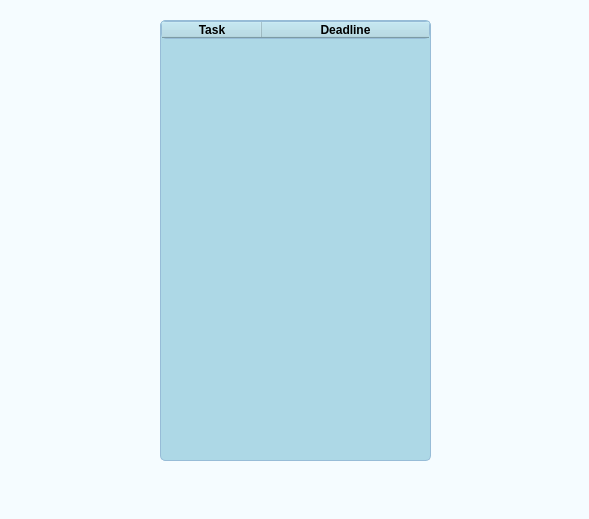
<?xml version="1.0" encoding="UTF-8"?>
<ui version="4.0">
 <class>StarWindow</class>
 <widget class="QMainWindow" name="StarWindow">
  <property name="geometry">
   <rect>
    <x>0</x>
    <y>0</y>
    <width>589</width>
    <height>519</height>
   </rect>
  </property>
  <property name="windowTitle">
   <string>MainWindow</string>
  </property>
  <property name="styleSheet">
   <string notr="true">background:#F5FCFF;</string>
  </property>
  <widget class="QWidget" name="centralwidget">
   <widget class="QTreeWidget" name="treeWidget">
    <property name="geometry">
     <rect>
      <x>160</x>
      <y>20</y>
      <width>271</width>
      <height>441</height>
     </rect>
    </property>
    <property name="font">
     <font>
      <pointsize>11</pointsize>
      <bold>true</bold>
     </font>
    </property>
    <property name="styleSheet">
     <string notr="true">background:#ADD8E6;
border:1px solid #97bcd7;
border-radius:5px;
</string>
    </property>
    <column>
     <property name="text">
      <string>Task</string>
     </property>
     <property name="font">
      <font>
       <bold>true</bold>
      </font>
     </property>
     <property name="textAlignment">
      <set>AlignCenter</set>
     </property>
     <property name="background">
      <color>
       <red>151</red>
       <green>188</green>
       <blue>215</blue>
      </color>
     </property>
     <property name="foreground">
      <brush brushstyle="NoBrush">
       <color alpha="255">
        <red>202</red>
        <green>219</green>
        <blue>231</blue>
       </color>
      </brush>
     </property>
    </column>
    <column>
     <property name="text">
      <string>Deadline</string>
     </property>
     <property name="font">
      <font>
       <bold>true</bold>
      </font>
     </property>
     <property name="textAlignment">
      <set>AlignCenter</set>
     </property>
     <property name="background">
      <color>
       <red>151</red>
       <green>188</green>
       <blue>215</blue>
      </color>
     </property>
     <property name="foreground">
      <brush brushstyle="NoBrush">
       <color alpha="255">
        <red>202</red>
        <green>219</green>
        <blue>231</blue>
       </color>
      </brush>
     </property>
    </column>
   </widget>
   <widget class="QLabel" name="label">
    <property name="geometry">
     <rect>
      <x>80</x>
      <y>0</y>
      <width>48</width>
      <height>48</height>
     </rect>
    </property>
    <property name="styleSheet">
     <string notr="true">background:none;</string>
    </property>
    <property name="text">
     <string/>
    </property>
   </widget>
   <widget class="QLabel" name="label_2">
    <property name="geometry">
     <rect>
      <x>20</x>
      <y>140</y>
      <width>48</width>
      <height>48</height>
     </rect>
    </property>
    <property name="styleSheet">
     <string notr="true">background:none;</string>
    </property>
    <property name="text">
     <string/>
    </property>
   </widget>
   <widget class="QLabel" name="label_3">
    <property name="geometry">
     <rect>
      <x>90</x>
      <y>270</y>
      <width>48</width>
      <height>48</height>
     </rect>
    </property>
    <property name="styleSheet">
     <string notr="true">background:none;</string>
    </property>
    <property name="text">
     <string/>
    </property>
   </widget>
   <widget class="QLabel" name="label_4">
    <property name="geometry">
     <rect>
      <x>460</x>
      <y>0</y>
      <width>48</width>
      <height>48</height>
     </rect>
    </property>
    <property name="styleSheet">
     <string notr="true">background:none;</string>
    </property>
    <property name="text">
     <string/>
    </property>
   </widget>
   <widget class="QLabel" name="label_5">
    <property name="geometry">
     <rect>
      <x>520</x>
      <y>140</y>
      <width>48</width>
      <height>48</height>
     </rect>
    </property>
    <property name="styleSheet">
     <string notr="true">background:none;</string>
    </property>
    <property name="text">
     <string/>
    </property>
   </widget>
   <widget class="QLabel" name="label_6">
    <property name="geometry">
     <rect>
      <x>20</x>
      <y>400</y>
      <width>48</width>
      <height>48</height>
     </rect>
    </property>
    <property name="styleSheet">
     <string notr="true">background:none;</string>
    </property>
    <property name="text">
     <string/>
    </property>
   </widget>
   <widget class="QLabel" name="label_7">
    <property name="geometry">
     <rect>
      <x>450</x>
      <y>270</y>
      <width>48</width>
      <height>48</height>
     </rect>
    </property>
    <property name="styleSheet">
     <string notr="true">background:none;</string>
    </property>
    <property name="text">
     <string/>
    </property>
   </widget>
   <widget class="QLabel" name="label_8">
    <property name="geometry">
     <rect>
      <x>520</x>
      <y>400</y>
      <width>48</width>
      <height>48</height>
     </rect>
    </property>
    <property name="styleSheet">
     <string notr="true">background:none;</string>
    </property>
    <property name="text">
     <string/>
    </property>
   </widget>
  </widget>
  <widget class="QMenuBar" name="menubar">
   <property name="geometry">
    <rect>
     <x>0</x>
     <y>0</y>
     <width>589</width>
     <height>25</height>
    </rect>
   </property>
  </widget>
  <widget class="QStatusBar" name="statusbar"/>
 </widget>
 <resources/>
 <connections/>
</ui>
